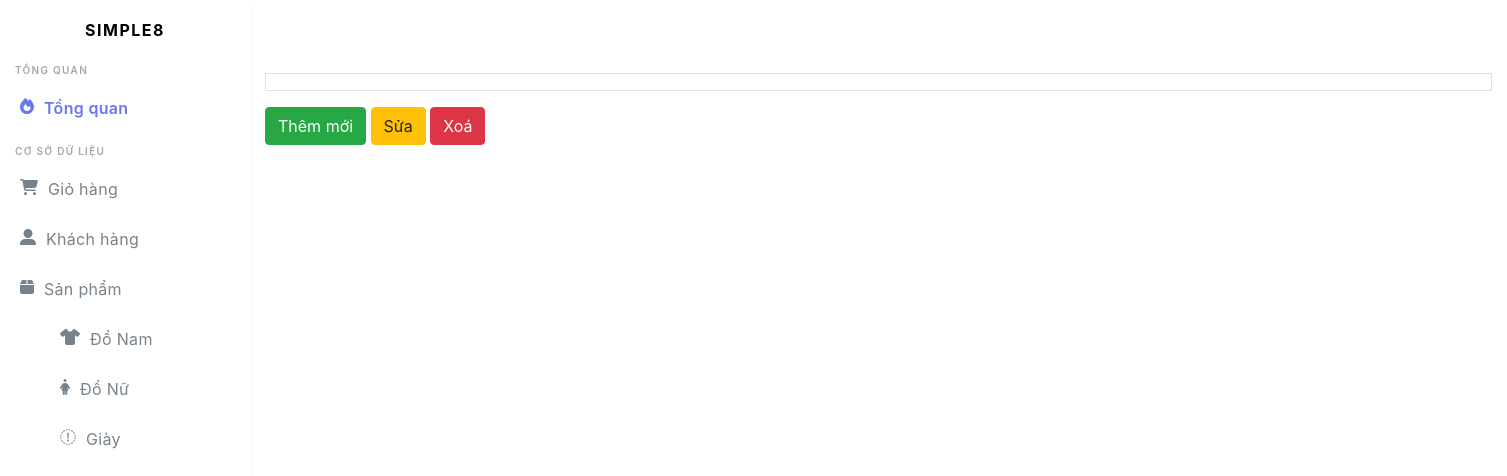
/admin/admin-product.php?product=nu, run on an earlier commit of the app's database.
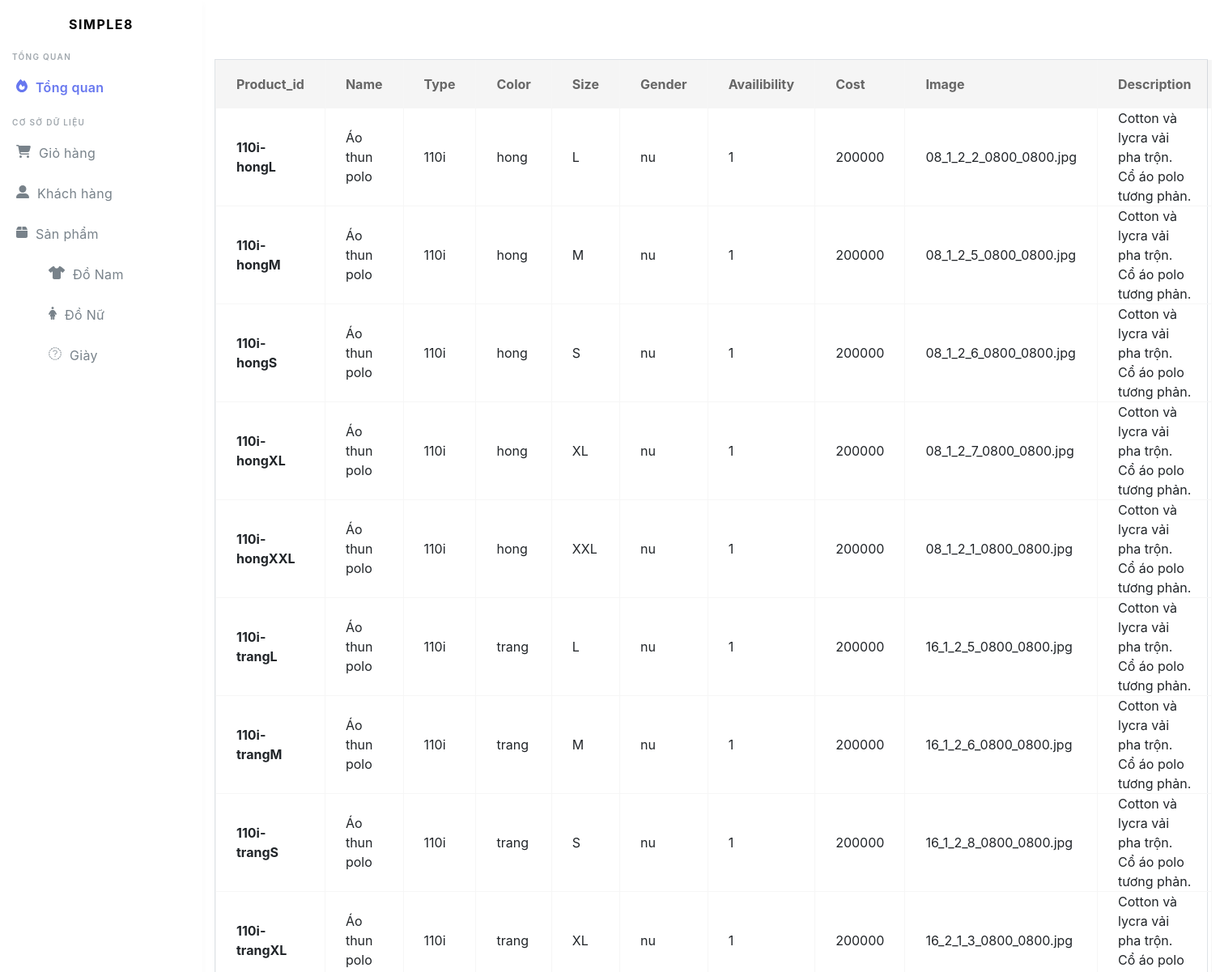
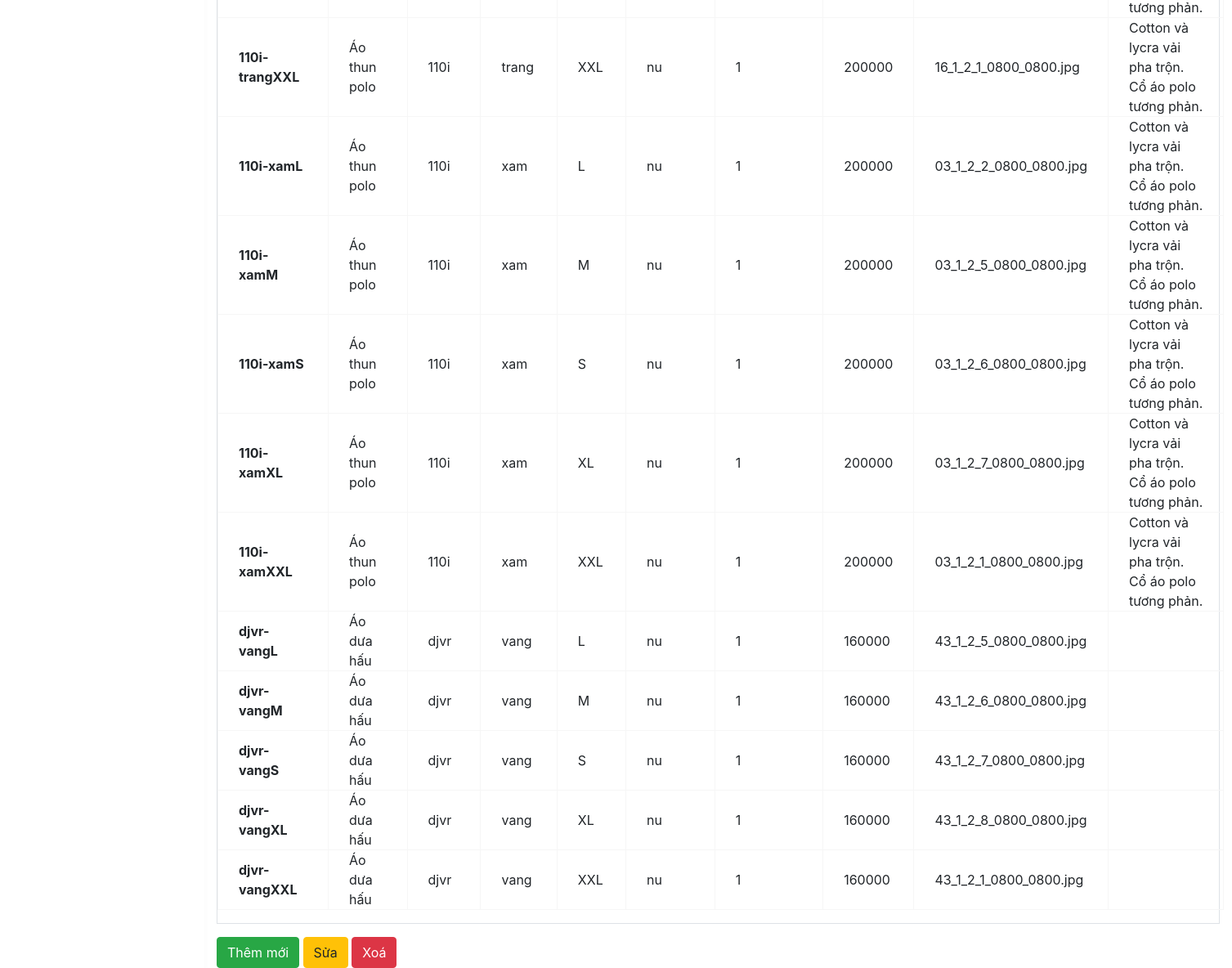
And on a later commit of the database (2 pictures, top to bottom).
### tables this page shows
CREATE TABLE Product (
	Product_id  	VARCHAR(20)		PRIMARY KEY,
	`Name`			VARCHAR(100),
	`Type`      	VARCHAR(20),          
	Color       	VARCHAR(30),         
	Size        	VARCHAR(10)	NOT NULL,
	Gender      	VARCHAR(6),          
	Availibility	VARCHAR(20),         
	Cost 					INT NOT NULL,
	`Image`				VARCHAR(255),
	`Description` TEXT		 
);

### script/connectDB.php (called while the page is built, shortened)
<?php
	class database {
		private $user = "root";
		private $password = "";
		private $host = "localhost";
		private $database = "simple8";
		function connection() {
			$connect= new mysqli($this->host, $this->user, $this->password, $this->database);
			if($connect->connect_error){
				die("connection is error");
			} return $connect;
		}
		function printData($query){
			$connect = $this->connection();
			$result = mysqli_query($connect, $query);
			$arr = [];
			while($row = mysqli_fetch_assoc($result)) {
				$arr[] = $row;
			}
			return $arr;
		}
	}

### admin/admin-product.php (the view, shortened to what this page needs)
<!doctype html>
<html lang="en">
	<head>
		<link rel="stylesheet" href="https://stackpath.bootstrapcdn.com/bootstrap/4.3.1/css/bootstrap.min.css">
	</head>
	<body>
		<?php
			require_once 'admin-header.php';
			require_once '../script/connectDB.php';
			$database = new database();
			$gender = 'SELECT * FROM Product WHERE Gender="'.$_GET['product'].'"';
			$gender = $database->printData($gender, 'Gender');
		?>
		<div class="main-content">
		<section class="section">
			<div class="row">
			<div class="table table-bordered">
				<table class="table table-sm">
					<thead>
						<tr>
							<?php
								foreach($gender[0] as $key=>$value) {
									echo '<th scope="col">'.$key.'</th>';
								}
							?>
						</tr>
					</thead>
					<tbody>
						<?php
							foreach($gender as $value) {
								echo '<tr>';
									echo '<th scrope="row">'.$value['Product_id'].'</th>';
									echo '<td>'.$value['Name'].'</td>';
									echo '<td>'.$value['Type'].'</td>';
									echo '<td>'.$value['Color'].'</td>';
									echo '<td>'.$value['Size'].'</td>';
									echo '<td>'.$value['Gender'].'</td>';
									echo '<td>'.$value['Availibility'].'</td>';
									echo '<td>'.$value['Cost'].'</td>';
									echo '<td>'.$value['Image'].'</td>';
									echo '<td>'.$value['Description'].'</td>';
								echo '</tr>';
							}
						?>
					</tbody>
				</table>
			</div>
			<div class="button">
				<a href="admin-add.php">
					<button type="button" class="btn btn-success">Thêm mới</button>
				</a>
					<button type="button" class="btn btn-warning">Sửa</button>
					<button type="button" class="btn btn-danger">Xoá</button>
				</div>
			</div>
			</section>
		</div>
	</body>
</html>

### admin/admin-header.php (shortened to what this page needs)
<link rel="stylesheet" href="admin-header.css">
	<link rel="stylesheet" href="https://maxcdn.bootstrapcdn.com/font-awesome/4.7.0/css/font-awesome.min.css">
<div class="main-sidebar">
		<aside id="sidebar-wrapper">
			<div class="sidebar-brand">
				<a href="admin-index.php">Simple8</a>
			</div>
			<ul class="sidebar-menu">
				<li class="menu-header">Tổng quan</li>
				<li class="nav-item dropdown active">
					<a href="#"><i class="fas fa-fire"></i><span>Tổng quan</span></a>
				</li>
				<li class="menu-header">Cơ sở dữ liệu</li>
				<li class="nav-item dropdown">
					<a href="#"><i class="fas fa-shopping-cart"></i><span>Giỏ hàng</span></a>
					<a href="#"><i class="fas fa-user-alt"></i><span>Khách hàng</span></a>
					<a href="#"><i class="fas fa-box"></i><span>Sản phẩm</span></a>
					<ul class="">
					<li><a class="nav-link" href="admin-product.php?product=nam"><i class="fas fa-tshirt"></i><span>Đồ Nam</span></a></li>
					<li><a class="nav-link" href="admin-product.php?product=nu"><i class="fas fa-female"></i><span>Đồ Nữ</span></a></li>
					<li><a class="nav-link" href="admin-product.php?product=giay"><i class="fas fa-boot"></i><span>Giày</span></a></li>
					</ul>
				</li>
			</ul>
		</aside>
	</div>

### admin/admin-header.css (style rules this page uses)
.main-sidebar { box-shadow: 0 4px 8px rgba(0, 0, 0, 0.03); position: fixed; top: 0; height: 100%; width: 250px; background-color: #fff; z-index: 880; left: 0; }
.main-sidebar .sidebar-brand { display: inline-block; width: 100%; text-align: center; height: 60px; line-height: 60px; }
.main-sidebar .sidebar-brand a { text-decoration: none; text-transform: uppercase; letter-spacing: 1.5px; font-weight: 700; color: #000; }
.main-sidebar .sidebar-menu { padding: 0; margin: 0; }
.main-sidebar .sidebar-menu li { display: block; }
.main-sidebar .sidebar-menu li.menu-header { padding: 3px 15px; color: #a1a8ae; font-size: 10px; text-transform: uppercase; letter-spacing: 1.3px; font-weight: 600; }
.main-sidebar .sidebar-menu li.menu-header:not(:first-child) { margin-top: 10px; }
.main-sidebar .sidebar-menu li a { position: relative; display: flex; align-items: center; height: 50px; padding: 0 20px; width: 100%; letter-spacing: 0.3px; color: #78828a; text-decoration: none; }
.main-sidebar .sidebar-menu li a span { margin-top: 3px; width: 100%; }
.main-sidebar .sidebar-menu li.active a { color: #6777ef; font-weight: 600; }
.nav-item svg { margin-right: 10px; }
.section { position: relative; z-index: 1; }
.section > *:first-child { margin-top: -7px; }
.main-content { padding-left: 280px; padding-right: 30px; padding-top: 80px; width: 100%; position: relative; }
.table { color: inherit; }
.table td, .table:not(.table-bordered) th { border-top: none; }
.table:not(.table-sm):not(.table-md):not(.dataTable) td, .table:not(.table-sm):not(.table-md):not(.dataTable) th { padding: 0 25px; height: 60px; vertical-align: middle; }
.table:not(.table-sm) thead th { border-bottom: none; background-color: rgba(0, 0, 0, 0.04); color: #666; padding-top: 15px; padding-bottom: 15px; }
.table.table-bordered td, .table.table-bordered th { border-color: #f6f6f6; }

What changed in the data, as far as the page shows it:
added product: Product_id "110i-hongL", Name "Áo thun polo", Type "110i", Color "hong", Size "L", Gender "nu", Availibility "1", Cost "200000", Image "08_1_2_2_0800_0800.jpg", Description "Cotton và lycra vải pha trộn. Cổ áo polo tương phản."
added product: Product_id "110i-hongM", Name "Áo thun polo", Type "110i", Color "hong", Size "M", Gender "nu", Availibility "1", Cost "200000", Image "08_1_2_5_0800_0800.jpg", Description "Cotton và lycra vải pha trộn. Cổ áo polo tương phản."
added product: Product_id "110i-hongS", Name "Áo thun polo", Type "110i", Color "hong", Size "S", Gender "nu", Availibility "1", Cost "200000", Image "08_1_2_6_0800_0800.jpg", Description "Cotton và lycra vải pha trộn. Cổ áo polo tương phản."
added product: Product_id "110i-hongXL", Name "Áo thun polo", Type "110i", Color "hong", Size "XL", Gender "nu", Availibility "1", Cost "200000", Image "08_1_2_7_0800_0800.jpg", Description "Cotton và lycra vải pha trộn. Cổ áo polo tương phản."
added product: Product_id "110i-hongXXL", Name "Áo thun polo", Type "110i", Color "hong", Size "XXL", Gender "nu", Availibility "1", Cost "200000", Image "08_1_2_1_0800_0800.jpg", Description "Cotton và lycra vải pha trộn. Cổ áo polo tương phản."
added product: Product_id "110i-trangL", Name "Áo thun polo", Type "110i", Color "trang", Size "L", Gender "nu", Availibility "1", Cost "200000", Image "16_1_2_5_0800_0800.jpg", Description "Cotton và lycra vải pha trộn. Cổ áo polo tương phản."
added product: Product_id "110i-trangM", Name "Áo thun polo", Type "110i", Color "trang", Size "M", Gender "nu", Availibility "1", Cost "200000", Image "16_1_2_6_0800_0800.jpg", Description "Cotton và lycra vải pha trộn. Cổ áo polo tương phản."
added product: Product_id "110i-trangS", Name "Áo thun polo", Type "110i", Color "trang", Size "S", Gender "nu", Availibility "1", Cost "200000", Image "16_1_2_8_0800_0800.jpg", Description "Cotton và lycra vải pha trộn. Cổ áo polo tương phản."
added product: Product_id "110i-trangXL", Name "Áo thun polo", Type "110i", Color "trang", Size "XL", Gender "nu", Availibility "1", Cost "200000", Image "16_2_1_3_0800_0800.jpg", Description "Cotton và lycra vải pha trộn. Cổ áo polo tương phản."
added product: Product_id "110i-trangXXL", Name "Áo thun polo", Type "110i", Color "trang", Size "XXL", Gender "nu", Availibility "1", Cost "200000", Image "16_1_2_1_0800_0800.jpg", Description "Cotton và lycra vải pha trộn. Cổ áo polo tương phản."
added product: Product_id "110i-xamL", Name "Áo thun polo", Type "110i", Color "xam", Size "L", Gender "nu", Availibility "1", Cost "200000", Image "03_1_2_2_0800_0800.jpg", Description "Cotton và lycra vải pha trộn. Cổ áo polo tương phản."
added product: Product_id "110i-xamM", Name "Áo thun polo", Type "110i", Color "xam", Size "M", Gender "nu", Availibility "1", Cost "200000", Image "03_1_2_5_0800_0800.jpg", Description "Cotton và lycra vải pha trộn. Cổ áo polo tương phản."
added product: Product_id "110i-xamS", Name "Áo thun polo", Type "110i", Color "xam", Size "S", Gender "nu", Availibility "1", Cost "200000", Image "03_1_2_6_0800_0800.jpg", Description "Cotton và lycra vải pha trộn. Cổ áo polo tương phản."
added product: Product_id "110i-xamXL", Name "Áo thun polo", Type "110i", Color "xam", Size "XL", Gender "nu", Availibility "1", Cost "200000", Image "03_1_2_7_0800_0800.jpg", Description "Cotton và lycra vải pha trộn. Cổ áo polo tương phản."
added product: Product_id "110i-xamXXL", Name "Áo thun polo", Type "110i", Color "xam", Size "XXL", Gender "nu", Availibility "1", Cost "200000", Image "03_1_2_1_0800_0800.jpg", Description "Cotton và lycra vải pha trộn. Cổ áo polo tương phản."
added product: Product_id "djvr-vangL", Name "Áo dưa hấu", Type "djvr", Color "vang", Size "L", Gender "nu", Availibility "1", Cost "160000", Image "43_1_2_5_0800_0800.jpg"
added product: Product_id "djvr-vangM", Name "Áo dưa hấu", Type "djvr", Color "vang", Size "M", Gender "nu", Availibility "1", Cost "160000", Image "43_1_2_6_0800_0800.jpg"
added product: Product_id "djvr-vangS", Name "Áo dưa hấu", Type "djvr", Color "vang", Size "S", Gender "nu", Availibility "1", Cost "160000", Image "43_1_2_7_0800_0800.jpg"
added product: Product_id "djvr-vangXL", Name "Áo dưa hấu", Type "djvr", Color "vang", Size "XL", Gender "nu", Availibility "1", Cost "160000", Image "43_1_2_8_0800_0800.jpg"
added product: Product_id "djvr-vangXXL", Name "Áo dưa hấu", Type "djvr", Color "vang", Size "XXL", Gender "nu", Availibility "1", Cost "160000", Image "43_1_2_1_0800_0800.jpg"
Also different on the page:
new list line: "Product_id"
new list line: "Name"
new list line: "Type"
new list line: "Color"
new list line: "Size"
new list line: "Gender"
new list line: "Availibility"
new list line: "Cost"
new list line: "Image"
new list line: "Description"
